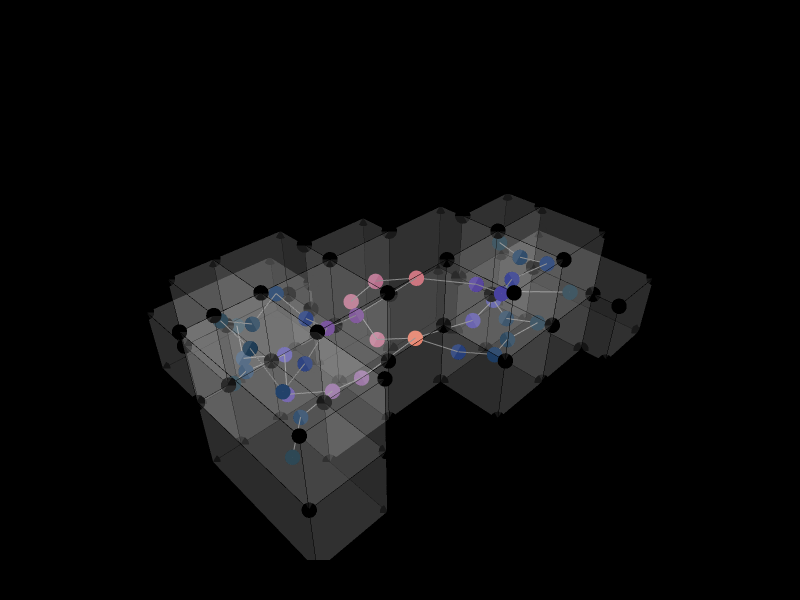

The notebook cell this image was saved under:
### Markdown cell above
### Betweenness: What the Result Reveals

**Room 1 again scores highest** (0.6522) — it is both the most accessible and the most structurally critical room in the building. Over 65% of all shortest paths between room pairs pass through room 1. It is the undisputed hub of the Box House circulation network.

**Rooms 0 and 22** (0.5676 and 0.5121) also score high, forming a cluster of load-bearing spaces at the core of the network.

**Five rooms score zero betweenness** (4, 13, 14, 17, 18) — they carry no through-movement. These are terminal rooms: occupants arrive and leave back the same way. They are not on the path to anywhere else.

### Code cell
# bc_color is written to each vertex by Graph.BetweennessCentrality
Topology.Show(
    cc, g_circ,
    faceOpacity=0.1,
    vertexSize=18,
    vertexColorKey="bc_color",
    edgeWidthKey="width",
    edgeColorKey="color",
    backgroundColor="black",
    width=800,
    height=600,
    renderer=renderer
)

### Figure 1 — Plotly figure (JSON) as saved in the notebook; plotly's stock layout.template omitted (floating-point values rounded to 4 significant figures; data arrays with more than 128 entries replaced by an {"elided": "..."} marker saying what was removed)
{"data": [{"customdata": ["", "", "", "", "", "", "", "", "", "", "", "", "", "", "", "", "", "", "", "", "", "", "", "", "", "", "", "", "", "", "", "", "", "", "", "", "", "", "", "", "", "", "", "", "", "", "", "", "", "", "", "", "", "", "", "", "", "", "", "", "", "", "", "", "", "", "", "", "", "", "", "", "", "", "", "", "", "", "", ""], "hoverinfo": "text", "hovertemplate": ["Click ", "Click ", "Click ", "Click ", "Click ", "Click ", "Click ", "Click ", "Click ", "Click ", "Click ", "Click ", "Click ", "Click ", "Click ", "Click ", "Click ", "Click ", "Click ", "Click ", "Click ", "Click ", "Click ", "Click ", "Click ", "Click ", "Click ", "Click ", "Click ", "Click ", "Click ", "Click ", "Click ", "Click ", "Click ", "Click ", "Click ", "Click ", "Click ", "Click ", "Click ", "Click ", "Click ", "Click ", "Click ", "Click ", "Click ", "Click ", "Click ", "Click ", "Click ", "Click ", "Click ", "Click ", "Click ", "Click ", "Click ", "Click ", "Click ", "Click ", "Click ", "Click ", "Click ", "Click ", "Click ", "Click ", "Click ", "Click ", "Click ", "Click ", "Click ", "Click ", "Click ", "Click ", "Click ", "Click ", "Click ", "Click ", "Click ", "Click "], "hovertext": ["", "", "", "", "", "", "", "", "", "", "", "", "", "", "", "", "", "", "", "", "", "", "", "", "", "", "", "", "", "", "", "", "", "", "", "", "", "", "", "", "", "", "", "", "", "", "", "", "", "", "", "", "", "", "", "", "", "", "", "", "", "", "", "", "", "", "", "", "", "", "", "", "", "", "", "", "", "", "", ""], "legendgroup": "1", "legendrank": 1, "marker": {"color": ["#000000", "#000000", "#000000", "#000000", "#000000", "#000000", "#000000", "#000000", "#000000", "#000000", "#000000", "#000000", "#000000", "#000000", "#000000", "#000000", "#000000", "#000000", "#000000", "#000000", "#000000", "#000000", "#000000", "#000000", "#000000", "#000000", "#000000", "#000000", "#000000", "#000000", "#000000", "#000000", "#000000", "#000000", "#000000", "#000000", "#000000", "#000000", "#000000", "#000000", "#000000", "#000000", "#000000", "#000000", "#000000", "#000000", "#000000", "#000000", "#000000", "#000000", "#000000", "#000000", "#000000", "#000000", "#000000", "#000000", "#000000", "#000000", "#000000", "#000000", "#000000", "#000000", "#000000", "#000000", "#000000", "#000000", "#000000", "#000000", "#000000", "#000000", "#000000", "#000000", "#000000", "#000000", "#000000", "#000000", "#000000", "#000000", "#000000", "#000000"], "line": {"width": 0}, "opacity": 1, "size": [18, 18, 18, 18, 18, 18, 18, 18, 18, 18, 18, 18, 18, 18, 18, 18, 18, 18, 18, 18, 18, 18, 18, 18, 18, 18, 18, 18, 18, 18, 18, 18, 18, 18, 18, 18, 18, 18, 18, 18, 18, 18, 18, 18, 18, 18, 18, 18, 18, 18, 18, 18, 18, 18, 18, 18, 18, 18, 18, 18, 18, 18, 18, 18, 18, 18, 18, 18, 18, 18, 18, 18, 18, 18, 18, 18, 18, 18, 18, 18], "sizemode": "diameter", "symbol": "circle"}, "mode": "markers", "name": "1: Untitled (Vertices)", "showlegend": false, "text": ["", "", "", "", "", "", "", "", "", "", "", "", "", "", "", "", "", "", "", "", "", "", "", "", "", "", "", "", "", "", "", "", "", "", "", "", "", "", "", "", "", "", "", "", "", "", "", "", "", "", "", "", "", "", "", "", "", "", "", "", "", "", "", "", "", "", "", "", "", "", "", "", "", "", "", "", "", "", "", ""], "type": "scatter3d", "x": [13310, 16310, 16310, 13310, 10310, 13310, 16310, 16310, 10310, 16310, 16310, 13310, 10310, 10310, 13310, 16310, 10310, 16310, 16310, 13310, 10310, 10310, 10310, 13310, 13310, 10310, 16310, 13310, 16310, 13310, 19310, 19310, 19310, 19310, 7310, 7310, 7310, 7310, 7310, 7310, 19310, 19310, 13310, 16310, 7310, 7310, 10310, 10310, 7310, 10310, 19310, 19310, 4310, 4310, 5512.0, 7310, 4310, 4310, 5512.0, 7310, 4310, 7310, 4310, 5512.0, 22310, 22310, 19310, 22310, 22310, 19310, 19310, 5512.0, 5512.0, 5512.0, 11510.0, 5512.0, 11510.0, 11510.0, 5512.0, 11510.0], "y": [-760, -760, -760, -760, -3760, -3760, -3760, -1962.0, -760, -1962.0, -3760, -3760, -3760, -760, -760, -760, -760, -1962.0, -3760, -3760, -3760, 740, 740, 740, 740, 740, -6760, -6760, -6760, -6760, -1962.0, -3760, -1962.0, -3760, -760, -3760, -760, -3760, -3760, -760, -1962.0, -3760, -6760, -6760, 2240, 2240, 2240, 2240, 2240, 2240, -6760, -6760, -6760, -760, -760, -6760, -6760, -760, -760, -6760, -6760, -6760, -760, -760, -1962.0, -7962.0, -7962.0, -7962.0, -1962.0, -7962.0, -6760, 2240, 2240, 2240, 2240, 5240, 5240, 2240, 5240, 5240], "z": [6000, 6000, 3000, 3000, 6000, 6000, 6000, 6000, 6000, 3000, 3000, 3000, 3000, 3000, 0, 0, 0, 0, 0, 0, 0, 6000, 3000, 6000, 0, 0, 6000, 6000, 3000, 3000, 6000, 6000, 3000, 3000, 6000, 6000, 3000, 3000, 0, 0, 0, 0, 0, 0, 6000, 3000, 3000, 6000, 0, 0, 6000, 3000, 6000, 6000, 6000, 6000, 3000, 3000, 3000, 3000, 0, 0, 0, 0, 3000, 3000, 3000, 0, 0, 0, 0, 6000, 3000, 0, 3000, 3000, 3000, 0, 0, 0]}, {"hoverinfo": "text", "hovertext": [], "legendgroup": "2", "legendrank": 2, "line": {"color": "#000000", "dash": "solid", "width": 1}, "marker": {"color": "#000000", "size": 0.25, "symbol": "circle"}, "mode": "markers+lines", "name": "1: Untitled (Edges)", "showlegend": false, "text": [], "type": "scatter3d", "x": {"elided": "474 float values"}, "y": {"elided": "474 float values"}, "z": {"elided": "474 int values"}}, {"cmax": 1, "cmin": 0, "color": "#FAFAFA", "colorscale": [[0, "#440154"], [0.1111, "#482878"], [0.2222, "#3e4989"], [0.3333, "#31688e"], [0.4444, "#26828e"], [0.5556, "#1f9e89"], [0.6667, "#35b779"], [0.7778, "#6ece58"], [0.8889, "#b5de2b"], [1, "#fde725"]], "flatshading": true, "hoverinfo": "text", "hovertext": "", "i": {"elided": "224 int values"}, "j": {"elided": "224 int values"}, "k": {"elided": "224 int values"}, "legendgroup": "3", "legendrank": 3, "lighting": {"facenormalsepsilon": 0}, "name": "1: Untitled (Faces)", "opacity": 0.1, "showlegend": false, "showscale": false, "text": "", "type": "mesh3d", "x": [16310, 13310, 13310, 16310, 10310, 10310, 13310, 16310, 16310, 16310, 13310, 16310, 10310, 10310, 13310, 16310, 10310, 13310, 16310, 16310, 10310, 10310, 10310, 13310, 13310, 10310, 16310, 13310, 16310, 13310, 19310, 19310, 19310, 19310, 7310, 7310, 7310, 7310, 7310, 7310, 19310, 19310, 13310, 16310, 7310, 7310, 10310, 10310, 7310, 10310, 19310, 19310, 7310, 4310, 5512.0, 4310, 4310, 4310, 5512.0, 7310, 4310, 7310, 4310, 5512.0, 19310, 22310, 22310, 22310, 22310, 19310, 19310, 5512.0, 5512.0, 5512.0, 11510.0, 11510.0, 5512.0, 11510.0, 5512.0, 11510.0], "y": [-760, -760, -760, -760, -760, -3760, -3760, -1962.0, -3760, -1962.0, -3760, -3760, -3760, -760, -760, -760, -760, -3760, -1962.0, -3760, -3760, 740, 740, 740, 740, 740, -6760, -6760, -6760, -6760, -3760, -1962.0, -1962.0, -3760, -3760, -760, -760, -3760, -3760, -760, -1962.0, -3760, -6760, -6760, 2240, 2240, 2240, 2240, 2240, 2240, -6760, -6760, -6760, -6760, -760, -760, -6760, -760, -760, -6760, -6760, -6760, -760, -760, -7962.0, -7962.0, -1962.0, -7962.0, -1962.0, -7962.0, -6760, 2240, 2240, 2240, 2240, 5240, 5240, 2240, 5240, 5240], "z": [3000, 3000, 6000, 6000, 6000, 6000, 6000, 6000, 6000, 3000, 3000, 3000, 3000, 3000, 0, 0, 0, 0, 0, 0, 0, 6000, 3000, 6000, 0, 0, 6000, 6000, 3000, 3000, 6000, 6000, 3000, 3000, 6000, 6000, 3000, 3000, 0, 0, 0, 0, 0, 0, 6000, 3000, 3000, 6000, 0, 0, 6000, 3000, 6000, 6000, 6000, 6000, 3000, 3000, 3000, 3000, 0, 0, 0, 0, 3000, 3000, 3000, 0, 0, 0, 0, 6000, 3000, 0, 3000, 3000, 3000, 0, 0, 0]}, {"hoverinfo": "text", "hovertext": [], "legendgroup": "6", "legendrank": 6, "line": {"color": "#808080", "dash": "solid", "width": 2}, "marker": {"color": "#808080", "size": 0.5, "symbol": "circle"}, "mode": "markers+lines", "name": "2: Untitled Graph (Edges)", "showlegend": false, "text": [], "type": "scatter3d", "x": [8810, 7310.0, null, 8810, 7764.0, null, 8810, 7764.0, null, 17810, 16310.0, null, 17810, 17640.0, null, 6411.0, 7310.0, null, 6411.0, 6562.0, null, 17810, 19310.0, null, 17810, 16310.0, null, 17810, 17640.0, null, 8810, 7310.0, null, 8810, 8992.0, null, 6411.0, 7310.0, null, 13310, 12520.0, null, 11810, 12520.0, null, 13310, 10310.0, null, 13310, 15200.0, null, 11810, 12520.0, null, 14810, 15200.0, null, 14810, 16310.0, null, 5810, 7310.0, null, 8512.0, 7764.0, null, 17810, 18120.0, null, 8810, 10310.0, null, 8810, 7310.0, null, 8810, 8992.0, null, 8810, 7310.0, null, 8810, 10310.0, null, 8810, 7764.0, null, 17810, 16310.0, null, 17810, 18120.0, null, 5810, 6562.0, null, 5810, 7310.0, null, 13310, 12520.0, null, 13310, 10310.0, null, 13310, 16310.0, null, 13310, 14360.0, null, 20810, 19310.0, null, 14810, 16310.0, null, 14810, 14360.0, null], "y": [740, 1330.0, null, 740, 2240.0, null, 740, -760.0, null, -5260, -4813.0, null, -5260, -3760.0, null, 740, 174.4, null, 740, -760.0, null, -2861.0, -2728.0, null, -2861.0, -2914.0, null, -2861.0, -3760.0, null, 740, 174.4, null, 740, -760.0, null, 740, 1330.0, null, -2260, -760.0, null, -10, -760.0, null, -2260, -2084.0, null, -2260, -3760.0, null, -10, -760.0, null, -5260, -3760.0, null, -5260, -4670.0, null, -3760, -2211.0, null, 3740, 2240.0, null, -2861.0, -3760.0, null, -2260, -2084.0, null, -2260, -2884.0, null, -2260, -760.0, null, -2260, -2211.0, null, -2260, -2211.0, null, -2260, -760.0, null, -5260, -4670.0, null, -5260, -3760.0, null, -3760, -760.0, null, -3760, -2884.0, null, -2260, -760.0, null, -2260, -2211.0, null, -2260, -2914.0, null, -2260, -3760.0, null, -4962.0, -2728.0, null, -5260, -4813.0, null, -5260, -3760.0, null], "z": [1500, 1170.0, null, 1500, 1023.0, null, 1500, 1023.0, null, 1500, 1170.0, null, 1500, 1023.0, null, 4500, 4170.0, null, 4500, 4023.0, null, 1500, 1170.0, null, 1500, 1170.0, null, 1500, 1023.0, null, 4500, 4170.0, null, 4500, 4023.0, null, 1500, 1170.0, null, 4500, 4023.0, null, 3000, 4023.0, null, 4500, 4170.0, null, 4500, 4023.0, null, 3000, 1023.0, null, 4500, 4023.0, null, 4500, 4170.0, null, 1500, 1170.0, null, 1500, 1023.0, null, 4500, 4023.0, null, 4500, 4170.0, null, 4500, 4170.0, null, 4500, 4023.0, null, 1500, 1170.0, null, 1500, 1170.0, null, 1500, 1023.0, null, 4500, 4170.0, null, 4500, 4023.0, null, 4500, 4023.0, null, 4500, 4170.0, null, 1500, 1023.0, null, 1500, 1170.0, null, 1500, 1170.0, null, 1500, 1023.0, null, 1500, 1170.0, null, 1500, 1170.0, null, 1500, 1023.0, null]}, {"customdata": ["", "", "", "", "", "", "", "", "", "", "", "", "", "", "", "", "", "", "", "", "", "", "", "", "", "", "", "", "", "", "", "", "", "", "", "", "", "", ""], "hoverinfo": "text", "hovertemplate": ["Click ", "Click ", "Click ", "Click ", "Click ", "Click ", "Click ", "Click ", "Click ", "Click ", "Click ", "Click ", "Click ", "Click ", "Click ", "Click ", "Click ", "Click ", "Click ", "Click ", "Click ", "Click ", "Click ", "Click ", "Click ", "Click ", "Click ", "Click ", "Click ", "Click ", "Click ", "Click ", "Click ", "Click ", "Click ", "Click ", "Click ", "Click ", "Click "], "hovertext": ["", "", "", "", "", "", "", "", "", "", "", "", "", "", "", "", "", "", "", "", "", "", "", "", "", "", "", "", "", "", "", "", "", "", "", "", "", "", ""], "legendgroup": "5", "legendrank": 5, "marker": {"color": ["#C86773", "#E4755C", "#B25F7E", "#3A339A", "#032333", "#6C4494", "#7C4C8F", "#303194", "#0A2C57", "#0A2D5A", "#3C349A", "#12306A", "#0A2D5A", "#032333", "#032333", "#042438", "#032336", "#032333", "#032333", "#AF5E7F", "#4C3899", "#754991", "#B45F7E", "#804E8E", "#3C349A", "#153070", "#263187", "#082A4F", "#183073", "#183073", "#082A4F", "#4C3899", "#082A4F", "#062745", "#062742", "#062742", "#082A4F", "#082A4F", "#062742"], "line": {"width": 0}, "opacity": 1, "size": [18, 18, 18, 18, 18, 18, 18, 18, 18, 18, 18, 18, 18, 18, 18, 18, 18, 18, 18, 18, 18, 18, 18, 18, 18, 18, 18, 18, 18, 18, 18, 18, 18, 18, 18, 18, 18, 18, 18], "sizemode": "diameter", "symbol": "circle"}, "mode": "markers", "name": "2: Untitled Graph (Vertices)", "showlegend": false, "text": ["", "", "", "", "", "", "", "", "", "", "", "", "", "", "", "", "", "", "", "", "", "", "", "", "", "", "", "", "", "", "", "", "", "", "", "", "", "", ""], "type": "scatter3d", "x": [13310, 13310, 11810, 14810, 17810, 8810, 8810, 17810, 14810, 8810, 8810, 17810, 5810, 5810, 20810, 17810, 6411.0, 6411.0, 8512.0, 12520.0, 15200.0, 10310.0, 12520.0, 10310.0, 16310.0, 14360.0, 16310.0, 18120.0, 7310.0, 8992.0, 7310.0, 7764.0, 19310.0, 17640.0, 16310.0, 7310.0, 7310.0, 7764.0, 6562.0], "y": [-2260, -2260, -10, -5260, -2861.0, -2260, -2260, -2861.0, -5260, 740, 740, -5260, -3760, -3760, -4962.0, -5260, 740, 740, 3740, -760.0, -3760.0, -2084.0, -760.0, -2211.0, -2914.0, -3760.0, -4670.0, -3760.0, -2884.0, -760.0, -2211.0, -760.0, -2728.0, -3760.0, -4813.0, 174.4, 1330.0, 2240.0, -760.0], "z": [4500, 1500, 3000, 4500, 4500, 4500, 1500, 1500, 1500, 4500, 1500, 4500, 4500, 1500, 1500, 1500, 4500, 1500, 1500, 4023.0, 4023.0, 4170.0, 1023.0, 1170.0, 1170.0, 1023.0, 4170.0, 4023.0, 4170.0, 4023.0, 1170.0, 1023.0, 1170.0, 1023.0, 1170.0, 4170.0, 1170.0, 1023.0, 4023.0]}], "layout": {"autosize": true, "height": 600, "margin": {"b": 40, "l": 40, "r": 40, "t": 40}, "paper_bgcolor": "#000000", "plot_bgcolor": "#000000", "scene": {"aspectmode": "data", "camera": {"center": {"x": 0, "y": 0, "z": 0}, "eye": {"x": -1.25, "y": -1.25, "z": 1.25}, "projection": {"type": "perspective"}, "up": {"x": 0, "y": 0, "z": 1}}, "xaxis": {"visible": false}, "yaxis": {"visible": false}, "zaxis": {"visible": false}}, "showlegend": true, "width": 800, "xaxis": {"showgrid": false, "visible": false, "zeroline": false}, "yaxis": {"showgrid": false, "visible": false, "zeroline": false}}}
